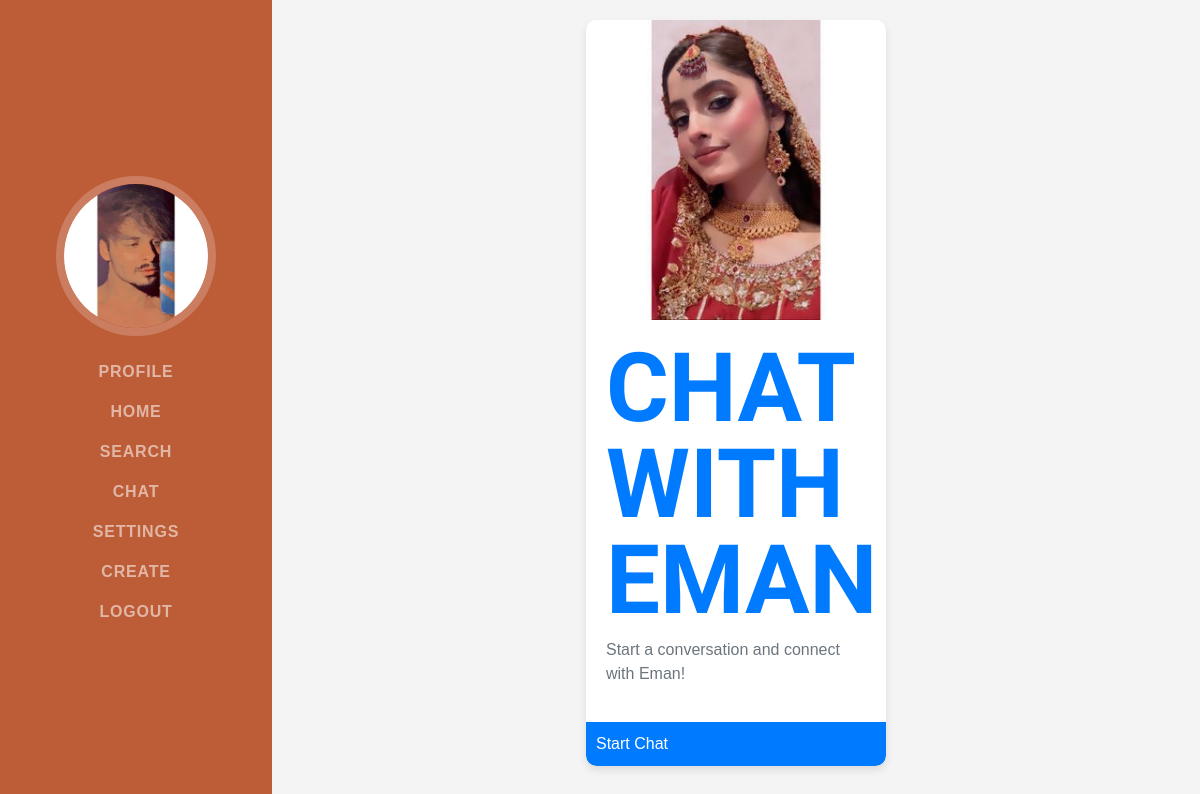
The page /chat (signed in) on the database its author committed.
### myapp/models.py (models this page shows, shortened)
class User(AbstractBaseUser, PermissionsMixin):
    email = models.EmailField(blank=True, unique=True, default='')
    name = models.CharField(max_length=50, null= False)
    f_name = models.CharField(max_length=50, null= False)
    l_name = models.CharField(max_length=50, null= False)
    phone_num = models.CharField(max_length=11, null= False)
    profile_img = models.ImageField(upload_to='myapp/images', blank=True, null=True)
    bio = models.CharField(max_length=50, default="hey there!")
    private_account = models.BooleanField(default=False)
    is_active = models.BooleanField(default=True)
    is_superuser = models.BooleanField(default=False)
    is_staff = models.BooleanField(default=False)
    date_joined = models.DateTimeField(default=timezone.now)
    last_login = models.DateTimeField(blank=True, null=True)
    objects = CustomUserManager()
    USERNAME_FIELD = 'email'
    EMAIL_FIELD = 'email'
    REQUIRED_FIELDS = []
    class Meta:
        verbose_name = 'User'
        verbose_name_plural = 'Users'

class Friendship(models.Model):
    from_user = models.ForeignKey(User, related_name='from_user', on_delete=models.CASCADE)
    to_user = models.ForeignKey(User, related_name='to_user', on_delete=models.CASCADE)
    created_at = models.DateTimeField(auto_now_add=True)
    accepted = models.BooleanField(default=False)

### myapp/views.py (the view)
# urls.py: path('chat', views.chat, name="chat"),
@login_required(login_url='/')
def chat(request):
    u2 = Friendship.objects.filter(from_user=request.user)
    u1 = Friendship.objects.filter(to_user=request.user)
    context = {
        'username': request.user.name,
        'following': u1,
        'followers': u2,
    }
    return render(request,'chat.html', context)

### templates/chat.html (shortened to what this page needs)
{% extends 'base.html' %}
{% block body %}
<!DOCTYPE html>
<html lang="en">
<head>
</head>
<body>
    <div class="user-list">
        {% for friendship in followers %}
        <div class="user-item">
            <div class="user-avatar">
                <img class="avatar-image small-profile-img" src="{{ friendship.to_user.profile_img.url }}" alt="profile_img">
            </div>
            <div class="user-info">
                <h1>Chat with {{ friendship.to_user.name }}</h1>
                <p>Start a conversation and connect with {{ friendship.to_user.name }}!</p>
            </div>
            <a class="chat-button" href="{% url 'message' name=friendship.to_user.name %}">Start Chat</a>
        </div>
        {% endfor %}
    </div>
</body>
</html>
{% endblock %}

### templates/base.html (shortened to what this page needs)
<!DOCTYPE html>
<html lang="en">
    <head>
    </head>
    <body id="page-top">
        <nav class="navbar navbar-expand-lg navbar-dark bg-primary fixed-top" id="sideNav">
            <a class="navbar-brand js-scroll-trigger" href="{{ user.profile_img.url }}">
                <span class="d-none d-lg-block"><img class="img-fluid img-profile rounded-circle mx-auto mb-2" src="{{ user.profile_img.url }}" alt="Profile Picture" /></span>
            </a>
            <div class="collapse navbar-collapse" id="navbarResponsive">
                <ul class="navbar-nav">
                    <li class="nav-item"><a class="nav-link js-scroll-trigger" href="profile">Profile</a></li>
                    <li class="nav-item"><a class="nav-link js-scroll-trigger" href="home">Home</a></li>
                    <li class="nav-item"><a class="nav-link js-scroll-trigger" href="search">Search</a></li>
                    <li class="nav-item"><a class="nav-link js-scroll-trigger" href="chat">Chat</a></li>
                    <li class="nav-item"><a class="nav-link js-scroll-trigger" href="settings">Settings</a></li>
                    <li class="nav-item"><a class="nav-link js-scroll-trigger" href="create">Create</a></li>
                    <li class="nav-item"><a class="nav-link js-scroll-trigger" href="logout">Logout</a></li>
                </ul>
            </div>
        </nav>
        <div class="content">
            {% block body %} {% endblock body  %}
        </div>
    </body>
</html>

### templates/chat.html (style rules this page uses)
body { font-family: 'Arial', sans-serif; background-color: #f4f4f4; margin: 0; display: flex; flex-direction: column; align-items: center; height: 100vh; }
.user-list { display: flex; flex-direction: column; align-items: center; margin-top: 20px; }
.user-item { margin-bottom: 15px; background-color: #fff; box-shadow: 0 4px 8px rgba(0, 0, 0, 0.1); border-radius: 10px; overflow: hidden; width: 300px; }
.user-info { padding: 20px; }
.user-info h1 { color: #007bff; margin-bottom: 10px; }
.chat-button { display: block; width: 100%; padding: 10px; background-color: #007bff; color: #fff; border: none; border-radius: 0 0 10px 10px; cursor: pointer; outline: none; text-decoration: none; transition: background-color 0.3s; }
.user-avatar { width: 100%; overflow: hidden; }
.small-profile-img { width: 100%; height: auto; border-radius: 10px 10px 0 0; transition: transform 0.3s ease; }

### rows shown on the page
User: profile_img (picture)
Friendship: to_user.profile_img (picture), to_user.name "EMAN", to_user.name "Eman"
